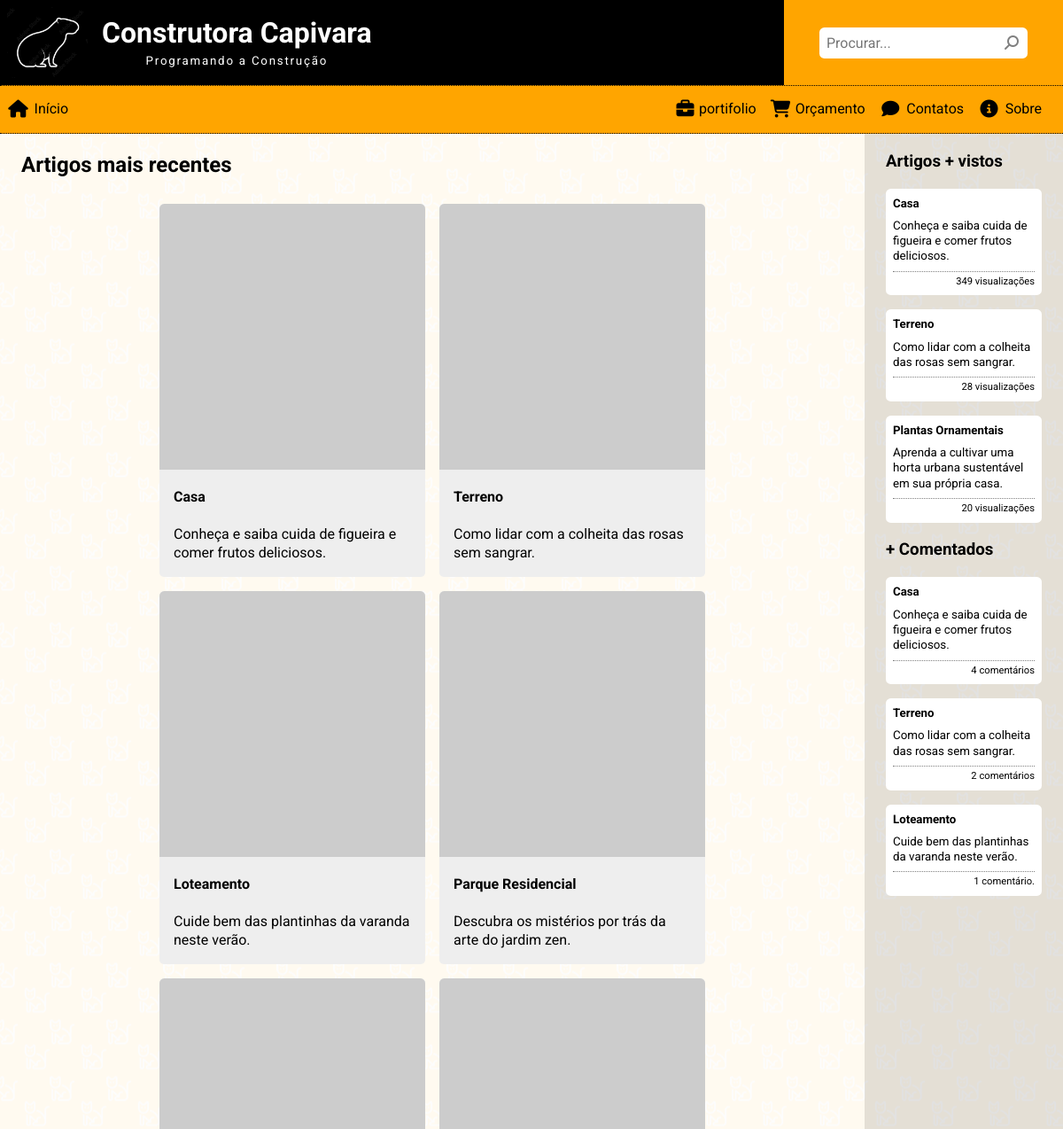
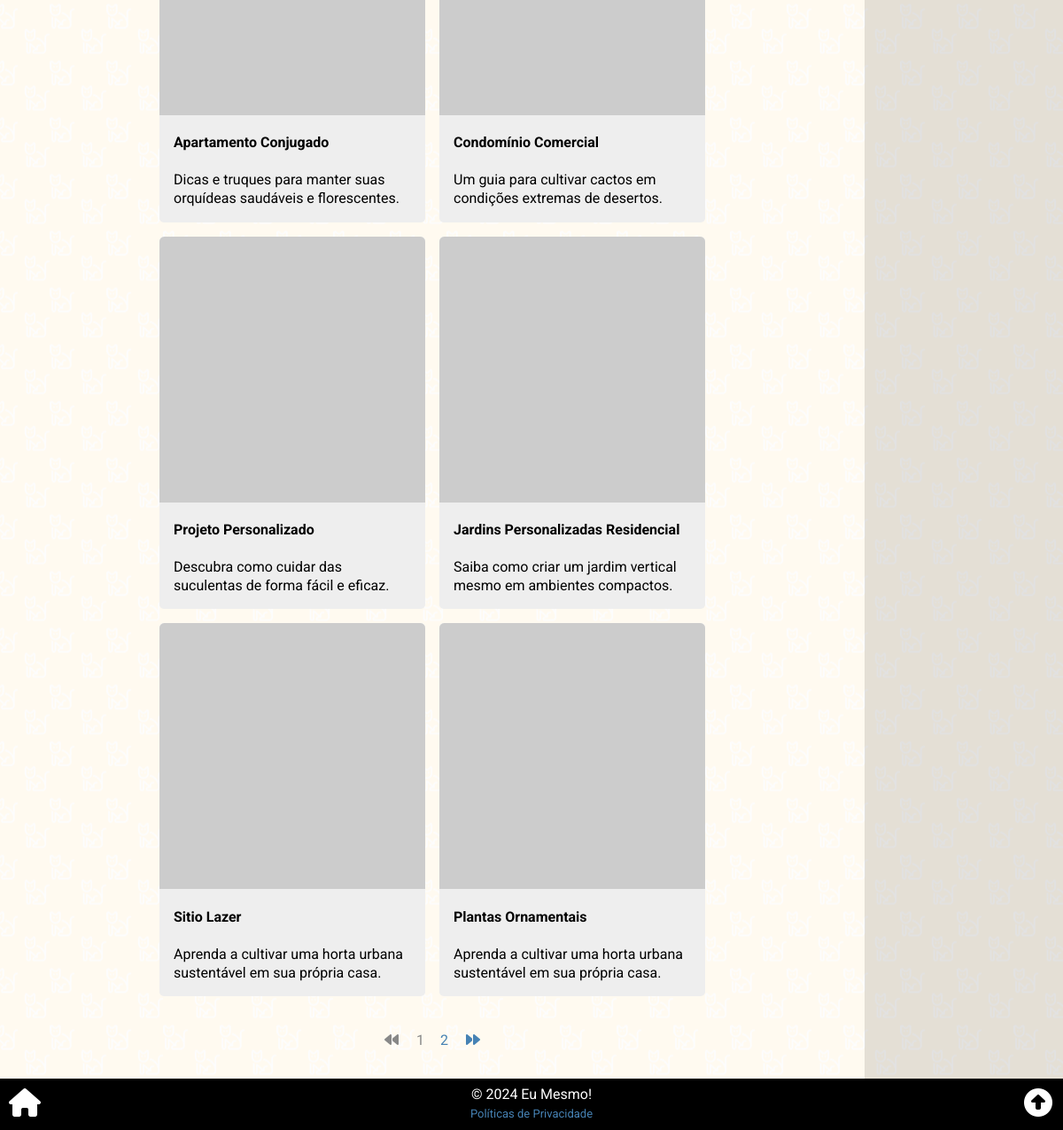
The page / on the database its author committed (2 pictures, top to bottom).
### tables this page shows
CREATE TABLE article (
    art_id INT PRIMARY KEY AUTO_INCREMENT,
    art_date TIMESTAMP DEFAULT CURRENT_TIMESTAMP,
    art_thumbnail VARCHAR(255),
    art_title VARCHAR(127),
    art_summary VARCHAR(255),
    art_author INT,
    art_content TEXT,
    art_views INT DEFAULT '0',
    art_status ENUM('on', 'off', 'del') DEFAULT 'on',
    FOREIGN KEY (art_author) REFERENCES employee(emp_id)
);

### _global.php (the view, shortened to what this page needs)
<?php
$site = [
    "sitename" => "Construtora Capivara",
    "title" => "Construtora Capivara",
    "slogan" => "Programando a Construção",
    "logo" => "logo02.png",
    "mysql_hostname" => "localhost",
    "mysql_username" => "root",
    "mysql_password" => "",
    "mysql_database" => "helloword",
    "summary_length" => 40,
    "articles_perpage" => 10,
    "social_list" => [
        [
            "name" => "GitHub.com",
            "link" => "https://github.com/Luferat",
            "icon" => "fa-brands fa-square-github fa-fw",
            "color" => "#333"
        ], [
            "name" => "X / Twitter",
            "link" => "https://twitter.com/Luferat",
            "icon" => "fa-brands fa-square-x-twitter fa-fw",
            "color" => "#14171a"
        ], [
            "name" => "Youtube",
            "link" => "https://www.youtube.com/channel/UCkN6I-gfJlL5lUj9shkyxPQ",
            "icon" => "fa-brands fa-square-youtube fa-fw",
            "color" => "#ff0000"
        ], [
            "name" => "Facebook",
            "link" => "https://facebook.com/Luferat",
            "icon" => "fa-brands fa-square-facebook fa-fw",
            "color" => "#1877f2"
        ], [
            "name" => "Instagram",
            "link" => "https://instagram.com/Luferat",
            "icon" => "fa-brands fa-square-instagram fa-fw",
            "color" => "#405de6"
        ], [
            "name" => "LinkedIn",
            "link" => "https://www.linkedin.com/in/luferat/",
            "icon" => "fa-brands fa-linkedin fa-fw",
            "color" => "#0a66c2"
        ]
    ]
];
$conn = new mysqli(
    $site["mysql_hostname"],
    $site["mysql_username"],
    $site["mysql_password"],
    $site["mysql_database"]
);
$conn->query("SET NAMES 'utf8'");
$conn->query('SET character_set_connection=utf8');
$conn->query('SET character_set_client=utf8');
$conn->query('SET character_set_results=utf8');
$conn->query('SET lc_time_names = pt_BR');
function view_article($article_id)
{
    global $conn;
    $sql = <<<SQL
        SELECT
            art_id, art_thumbnail, art_title, art_summary
        FROM article
        WHERE
            art_id = '{$article_id}';
    SQL;
    $res = $conn->query($sql);
    $art = $res->fetch_assoc();
    return <<<HTML
        <div class="article" onclick="location.href = 'view.php?id={$art['art_id']}'">
        <img src="{$art['art_thumbnail']}" alt="{$art['art_title']}">
        <div>
            <h4>{$art['art_title']}</h4>
            <p>{$art['art_summary']}</p>
        </div>
        </div>
    HTML;
}
function aside_box($data = [])
{
    $clicked = $title = $body = $body_content = $footer = '';
    if (isset($data['href']))
        $clicked = 'class="clicked" onclick="location.href = \'' . $data['href'] . '\'"';
    if (isset($data['title']))
        $title = "<h5>{$data['title']}</h5>";
    if (isset($data['body'])) {
        if (isset($data['limit']))
            $body_content = cutString($data['body'], $data['limit']);
        else
            $body_content = $data['body'];
        $body = '<small title="' . $data['body'] . '">' . $body_content . '</small>';
    }
    if (isset($data['footer']))
        $footer = '<small class="footer">' . $data['footer'] . '</small>';
    $out = "
        <div {$clicked}>
            {$title}
            {$body}
            {$footer}
        </div>
    ";
    return $out;
}

### index.php (shortened to what this page needs)
<?php
require("_global.php");
$page = array(
    "title" => $site['slogan'],
    "css" => "index.css",
);
$navpage = (isset($_GET['p'])) ? intval($_GET['p']) : 1;
$offset = ($navpage * $site['articles_perpage']) - $site['articles_perpage'];
$lim_pag = 4;
$sql = "SELECT art_id FROM article WHERE art_date <= NOW() AND art_status = 'on'";
$res = $conn->query($sql);
$total_rows = $res->num_rows;
$sql = <<<SQL
SELECT
    -- Obter o id
	art_id
FROM article
    -- Obter somente artigos no passado e presente
    -- Não obter artigos agendados para o futuro
	WHERE art_date <= NOW()
        -- Obter somente artigos com status = 'on'
		AND art_status = 'on'
    -- Ordenados pela data de publicação com os mais recentes primeiro
	ORDER BY art_date DESC
-- Paginação
LIMIT {$offset},{$site['articles_perpage']};
SQL;
$res = $conn->query($sql);
$articles = $navigator = '';
if ($total_rows == 0) :
    $articles = "<h2>Artigos recentes</h2><p>Não achei nada!</p>";
else :
    if ($total_rows == 1) $articles = '<h2>Artigo mais recente</h2>';
    else $articles = "<h2>Artigos mais recentes</h2> <div class='artrow'>";
    while ($art = $res->fetch_assoc())
        $articles .= view_article($art['art_id']);
endif;
$articles .="</div>";
$total_pages = Ceil($total_rows / $site['articles_perpage']);
$offset = ((($navpage - $lim_pag) > 1) ? $navpage - $lim_pag : 1);
$fim = ((($navpage + $lim_pag) < $total_pages) ? $navpage + $lim_pag : $total_pages);
$navigator = '<p class="pagination">';
if ($total_rows == 0)
    $navigator .= "<small>Não encontramos artigos</small>";
elseif ($total_rows == 1)
    $navigator .= "<small>1 artigo</small>";
else
    $navigator .= "<small>{$total_rows} artigos</small>";
if ($navpage > 1)
    $navigator .= '<a href="index.php?p=1" title="Primeira página"><i class="fa-solid fa-backward fa-fw"></i></a>';
else
    $navigator .= '<span><i class="fa-solid fa-backward fa-fw"></i></span>';
if ($total_pages > 1 && $navpage <= $total_pages) {
    for ($i = $offset; $i <= $fim; $i++) {
        if ($navpage == $i)
            $navigator .=  "<span>" . $i . "</span>";
        else
            $navigator .=  '<a href="index.php?p=' . $i . '" title="Página ' . $i . '">' . $i . '</a>';
    }
}
if ($navpage != $total_pages)
    $navigator .= '<a href="index.php?p=' . $total_pages . '" title="Última página"><i class="fa-solid fa-forward fa-fw"></i></a>';
else
    $navigator .= '<span><i class="fa-solid fa-forward fa-fw"></i></span>';
$navigator .= '</p>';
require('_header.php');
?>
<article>
    <?php echo $articles ?>
    <?php echo $navigator ?>
</article>
<aside>
    <?php
    require('widgets/_mostviewed.php');
    require('widgets/_mostcommented.php');
    ?>
</aside>
<?php require('_footer.php'); ?>

### _header.php (shortened to what this page needs)
<?php
$_css = $_js = '';
if (isset($page['css']))
    $_css = '<link rel="stylesheet" href="assets/css/' . $page["css"] . '">' . "\n";
?>
<!DOCTYPE html>
<html lang="pt-br">
<head>
    <link rel="stylesheet" href="assets/css/global.css">
    <?php
    echo $_css;
    ?>
</head>
<body>
    <div id="wrap">
        <header>
            <div class="header-logo-title">
                <a href="index.php" title="Página inicial">
                    <img src="assets/img/<?php echo $site["logo"] ?>" alt="Logotipo de <?php echo $site["sitename"] ?>">
                </a>
                <div class="header-title">
                    <h1><?php echo $site["title"] ?></h1>
                    <small><?php echo $site["slogan"] ?></small>
                </div>
            </div>
            <div class="header-search">
                <form action="search.php" method="get" onclick="return searchCheck()">
                    <input type="search" name="q" id="headerSearch" placeholder="Procurar..." value="<?php echo isset($query)? $query : '' ?>">
                    <button type="submit"><i class="fa-solid fa-magnifying-glass fa-fw fa-flip-horizontal"></i></button>
                </form>
            </div>
        </header>
        <nav>
            <a href="index.php" title="Página inicial">
                <i class="fa-solid fa-house fa-fw"></i>
                <span>Início</span>
            </a>
            <a href="portfolio.php" title="portifolio">
            <i class="fa-solid fa-briefcase"></i>
                <span>portifolio</span>
            </a>
            <a href="budget.php" title="Orçamentos">
            <i class="fa-solid fa-cart-shopping"></i>
                <span>Orçamento</span>
            </a>
            <a href="contacts.php" title="Faça Contato">
                <i class="fa-solid fa-comment fa-fw"></i>
                <span>Contatos</span>
            </a>
            <a href="about.php" title="Sobre agente">
                <i class="fa-solid fa-circle-info fa-fw"></i>
                <span>Sobre</span>
            </a>
            <a id="userAccess" href="login.php" title="Logue-se">
            </a>
        </nav>
        <main>

### widgets/_mostviewed.php
<?php
$num_list = (isset($num_list)) ? intval($num_list) : 3;
$sql = <<<SQL
SELECT
    art_id, art_title, art_summary, art_views
FROM article
WHERE
    art_status = 'on'
    AND art_date <= NOW()
ORDER BY art_views DESC
LIMIT {$num_list};
SQL;
$res = $conn->query($sql);
$aside_viewed = '
    <div class="aside_block">
        <h3>Artigos + vistos</h3>
';
while ($mv = $res->fetch_assoc()) :
    if (intval($mv['art_views']) == 0) $art_views = "Nenhuma visualização";
    elseif ($mv['art_views'] == 1) $art_views = "1 visualização";
    else $art_views = "{$mv['art_views']} visualizações";
    $aside_viewed .= aside_box([
        'href' => "view.php?id={$mv['art_id']}",
        'title' => $mv['art_title'],
        'body' => $mv['art_summary'],
        'footer' => $art_views
    ]);
endwhile;
$aside_viewed .= '</div>';
echo $aside_viewed;

### widgets/_mostcommented.php
<?php
$num_list = isset($num_list) ? intval($num_list) : 3;
$sql = <<<SQL
SELECT
    -- ID do artigo
    cmt_article,
    -- Conta os registros / comentários
    COUNT(*) AS total_comments,
    -- Dados do artigo
    art_title, art_summary
FROM comment
    -- Relacionamento entre tabelas comment e article
    INNER JOIN article ON cmt_article = art_id
WHERE
    -- Requisitos pré estabelecidos
    cmt_status = 'on'
    AND art_status = 'on'
    AND art_date <= NOW()
-- Agrupa os registros que tem o mesmo cmt_article (ID do artigo)
GROUP BY cmt_article
-- Ordena pelo total de registros / comentários
ORDER BY total_comments DESC
-- Limita os registros
LIMIT {$num_list};
SQL;
$res = $conn->query($sql);
if ($res->num_rows > 0) :
    $html_view = '<h3>+ Comentados</h3>';
    while ($art = $res->fetch_assoc()) :
        if ($art['total_comments'] == 1)
            $tot = '1 comentário.';
        else
            $tot = $art['total_comments'] . ' comentários';
        $html_view .= <<<HTML
<div onclick="location.href='view.php?id={$art['cmt_article']}'">
    <h5>{$art['art_title']}</h5>
    <small>{$art['art_summary']}</small>
    <small class="footer">{$tot}</small>
</div>
HTML;
    endwhile;
endif;
?>
<div class="aside_block">
    <?php echo $html_view ?>
</div>

### _footer.php (shortened to what this page needs)
</main>
<footer>
    <a href="index.php">
        <i class="fa-solid fa-house fa-fw"></i>
    </a>
    <div>
        <div>&copy; 2024 Eu Mesmo!</div>
        <a href="privacy.php">Políticas de Privacidade</a>
    </div>
    <a href="#wrap">
        <i class="fa-solid fa-circle-up fa-fw"></i>
    </a>
</footer>
</div>
</body>
</html>

### assets/css/global.css (style rules this page uses)
* { box-sizing: border-box; outline: none; }
html, body { position: relative; width: 100%; height: 100%; padding: 0; margin: 0; font-family: 'Roboto', Arial, Helvetica, sans-serif; font-size: 16px; line-height: 1.3; }
body { background-color: rgba(255, 166, 0, 0.6); background-image: url('../img/back01.png'); background-attachment: fixed; background-position: center; background-repeat: repeat; }
a { color: steelblue; text-decoration: none; }
#wrap { position: relative; width: 100%; height: 100%; margin: auto; display: flex; flex-direction: column; }
header { background-color: #000000; display: flex; flex-direction: column; }
.header-logo-title { display: flex; align-items: center; }
header img { display: block; height: 5rem; margin: .5rem 1rem .5rem .5rem; }
.header-title { color: #ffffff; text-align: center; }
.header-title h1 { margin: 0; }
.header-title small { letter-spacing: .11rem; }
.header-search { background-color: orange; padding: 1rem; }
.header-search form { height: 100%; display: flex; align-items: center; }
.header-search form input, .header-search form button { padding: .5rem; border: none; background-color: white; }
.header-search form input { flex-grow: 1; border-radius: .35rem 0 0 .35rem; }
.header-search form button { border-radius: 0 .35rem .35rem 0; color: grey; }
nav { background-color: orange; border-top: 1px dotted #000; border-bottom: 1px dotted #000; display: flex; align-items: center; justify-content: space-around; }
nav a { padding: 1rem .5rem; text-align: center; color: black; display: flex; flex-direction: column; align-items: center; }
nav a i { font-size: 2.2rem; margin-bottom: .25rem; }
main { display: flex; flex-direction: column; flex-grow: 1; }
main article, main aside { padding: 0 1.5rem; }
main article { background-color: rgba(255, 255, 255, .9); flex-grow: 1; }
main aside { background-color: rgba(226, 226, 226, 0.9); min-height: 5rem; }
footer { background-color: #000; color: #ffffff; display: flex; align-items: center; }
footer>div { flex-grow: 1; text-align: center; }
footer>a { font-size: 2rem; padding: .5rem; color: #fff; }
footer>div>a { font-size: small; }
input, textarea, button { font-family: inherit; font-size: inherit; }
button { border: none; padding: .35rem 1rem; border-radius: .3rem; }
@media only screen and (min-width: 768px) { main { flex-direction: row; } }
@media only screen and (min-width: 768px) { main aside { min-width: 14rem; max-width: 14rem; } }
@media only screen and (min-width: 768px) { header { flex-direction: row; justify-content: space-between; } }
@media only screen and (min-width: 768px) { .header-search form { margin-left: 1.5rem; margin-right: 1.5rem; } }
@media screen and (min-width: 425px) { nav { justify-content: flex-end; } }
@media screen and (min-width: 425px) { nav a { flex-direction: row; } }
@media screen and (min-width: 425px) { nav a:first-child { margin-right: auto; } }
@media screen and (min-width: 425px) { nav a i { font-size: 1.25rem; margin-bottom: 0; margin-right: .35rem; } }
.aside_block div { background-color: #fff; padding: .5rem; border-radius: .35rem; margin-bottom: 1rem; }
.clicked { cursor: pointer; }
.aside_block h5 { margin: 0; }
.aside_block small { display: block; margin-top: .5rem; }
.aside_block small.footer { border-top: 1px dotted grey; padding-top: .25rem; font-size: 70%; text-align: right; }
.pagination { display: table; margin: 2rem auto; text-align: center; }
.pagination a, .pagination span { padding: .5rem; margin: 0 1px 0 1px; }
.pagination span { color: #888; }

### assets/css/index.css (style rules this page uses)
.article { background-color: #eee; display: flex; flex-direction: column; margin: .5rem; cursor: pointer; border-radius: .3rem; max-width: 300px; }
.article img { width: 100%; height: auto; border-radius: .35rem .35rem 0 0; }
.article div { padding: 0 1rem; }
.artrow { display: flex; justify-content:center; align-items: start; flex-wrap: wrap; }

### rows shown on the page
article: art_title "Casa", art_summary "Conheça e saiba cuida de figueira e comer frutos deliciosos.", title "Casa", body_content "Conheça e saiba cuida de figueira e comer frutos deliciosos.", footer "349 visualizações"
article: art_title "Terreno", art_summary "Como lidar com a colheita das rosas sem sangrar.", title "Terreno", body_content "Como lidar com a colheita das rosas sem sangrar.", footer "28 visualizações"
article: art_title "Loteamento", art_summary "Cuide bem das plantinhas da varanda neste verão."
article: art_title "Parque Residencial", art_summary "Descubra os mistérios por trás da arte do jardim zen."
article: art_title "Apartamento Conjugado", art_summary "Dicas e truques para manter suas orquídeas saudáveis e florescentes."
article: art_title "Condomínio Comercial", art_summary "Um guia para cultivar cactos em condições extremas de desertos."
article: art_title "Projeto Personalizado", art_summary "Descubra como cuidar das suculentas de forma fácil e eficaz."
article: art_title "Jardins Personalizadas Residencial", art_summary "Saiba como criar um jardim vertical mesmo em ambientes compactos."
article: art_title "Sitio Lazer", art_summary "Aprenda a cultivar uma horta urbana sustentável em sua própria casa."
article: art_title "Plantas Ornamentais", art_summary "Aprenda a cultivar uma horta urbana sustentável em sua própria casa.", title "Plantas Ornamentais", body_content "Aprenda a cultivar uma horta urbana sustentável em sua própria casa.", footer "20 visualizações"

### other values the page prints
$site["title"] "Construtora Capivara"
$site["slogan"] "Programando a Construção"
$art['art_title'] "Casa"
$art['art_summary'] "Conheça e saiba cuida de figueira e comer frutos deliciosos."
$tot "4 comentários"
$art['art_title'] "Terreno"
$art['art_summary'] "Como lidar com a colheita das rosas sem sangrar."
$tot "2 comentários"
$art['art_title'] "Loteamento"
$art['art_summary'] "Cuide bem das plantinhas da varanda neste verão."
$tot "1 comentário."
